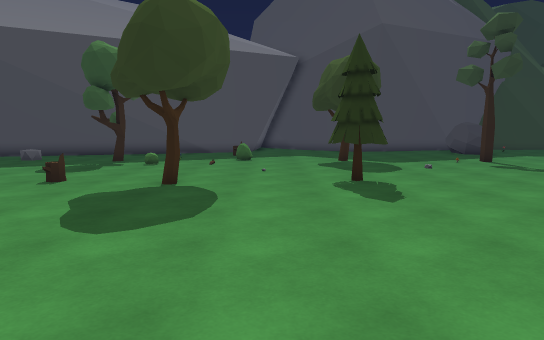
view 1 (above)

24 first-person views from a walk through a scene from a Unity 3-D project. The camera is 1.5 m above the floor, tilts 6° down and sees 70° across. The floor is counted in squares, 1 m on a side. Each view is taken from the middle of a square. On the plan, view 1 faces up. The plan holds only what a view shows up to about 17 squares ahead; the rest is blank. The place goes on beyond the plan. The player is left out. Some animated figures are not drawn.

view 2
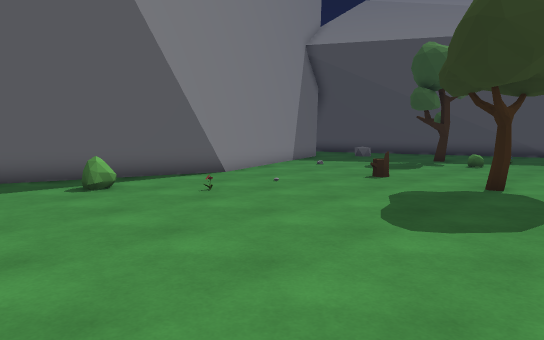

view 3
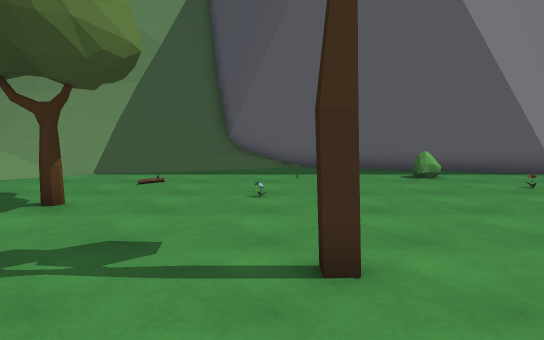

view 4
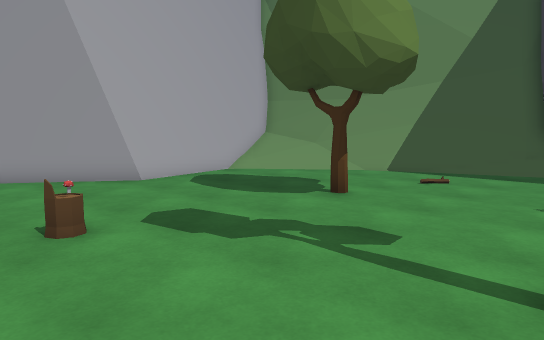

view 5
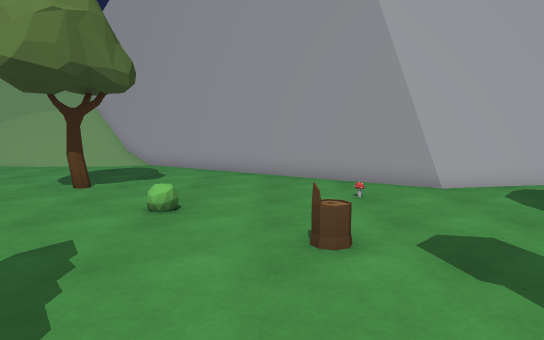

view 6
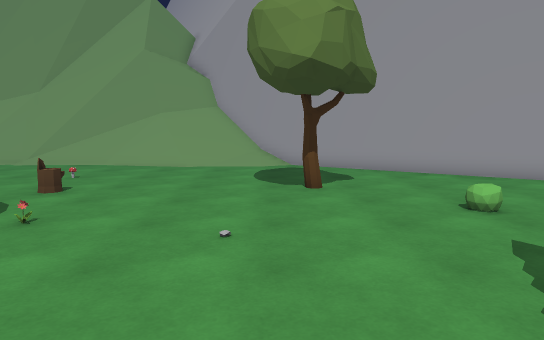

view 7
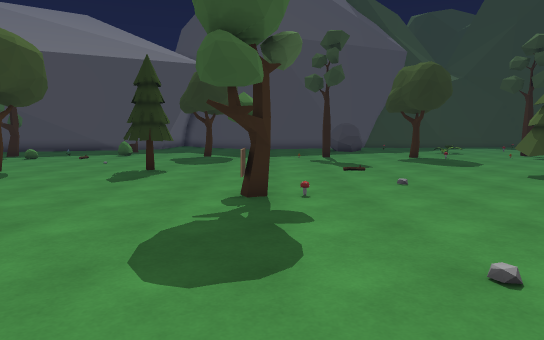

view 8
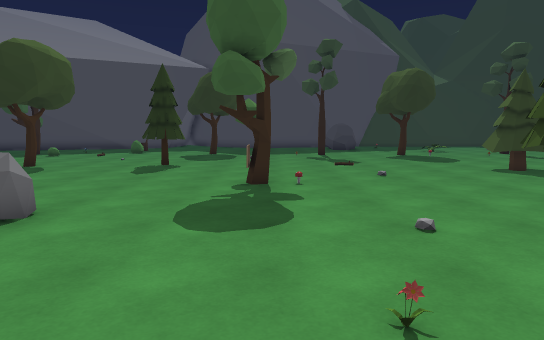

view 9
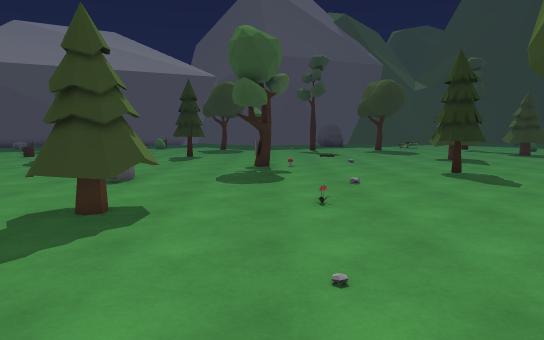

view 10
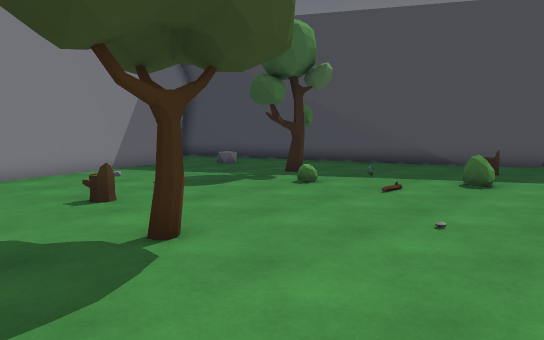

view 11
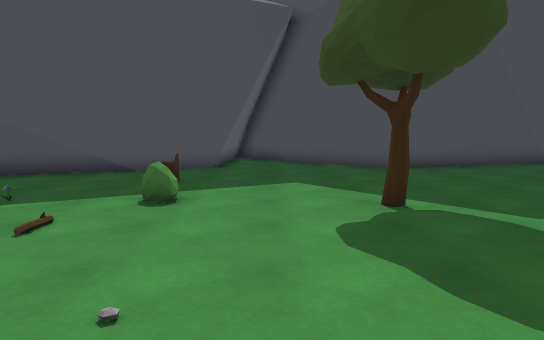

view 12
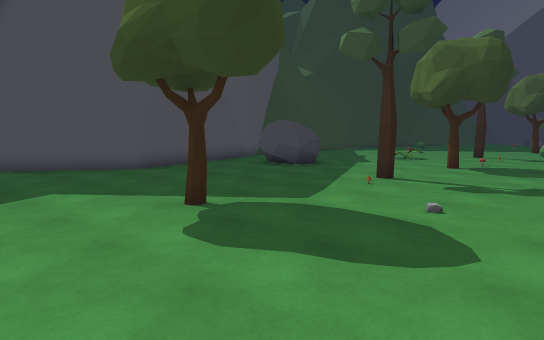

view 13
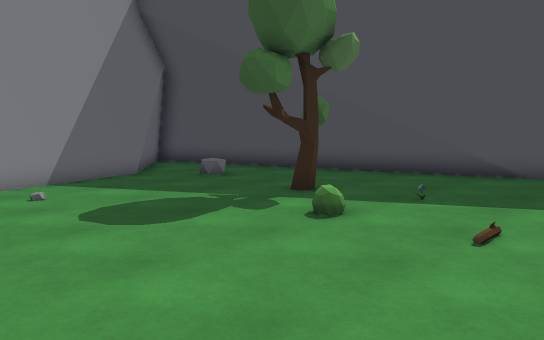

view 14
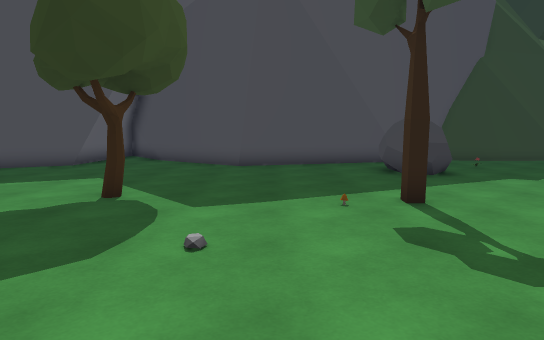

view 15
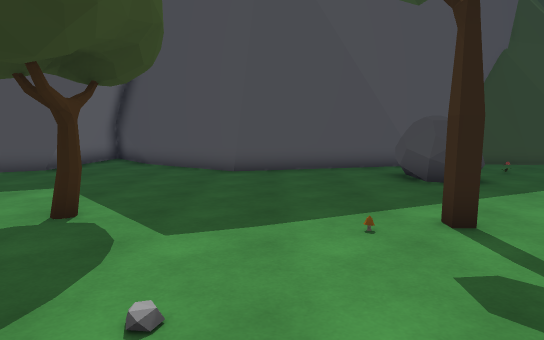

view 16
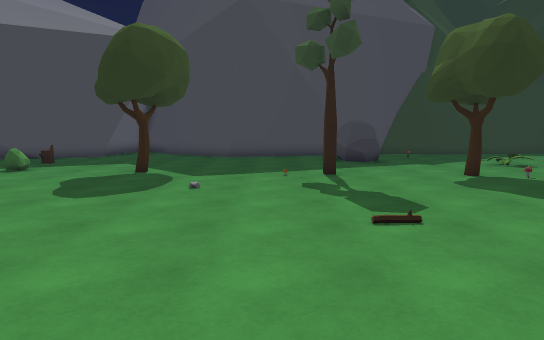

view 17
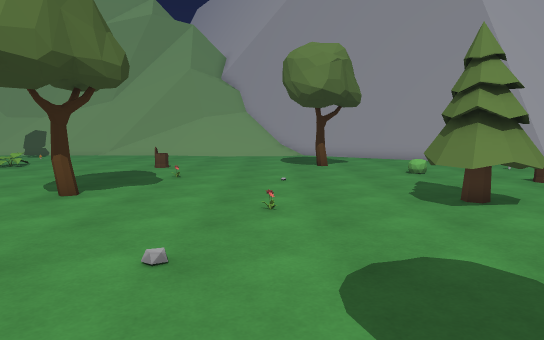

view 18
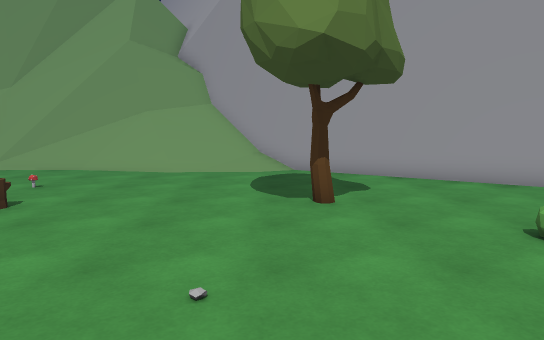

view 19
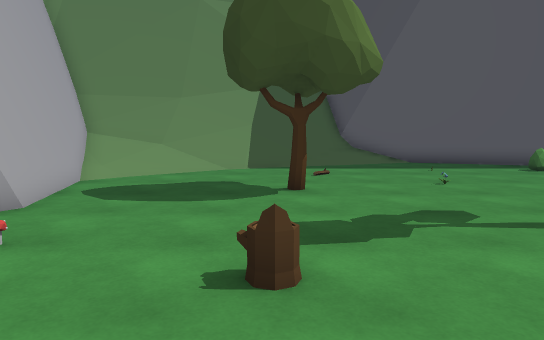

view 20
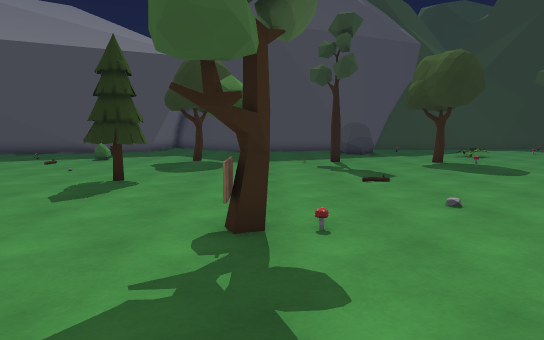

view 21
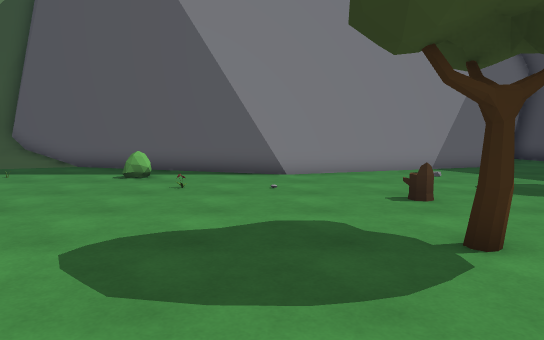

view 22
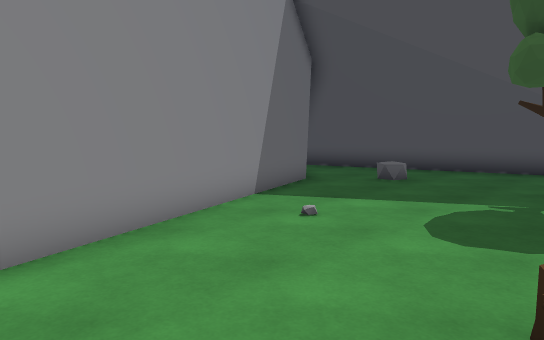

view 23
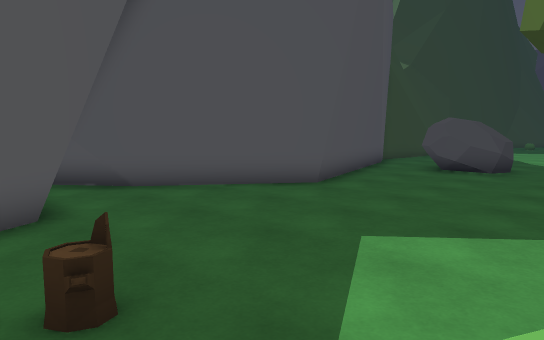

view 24
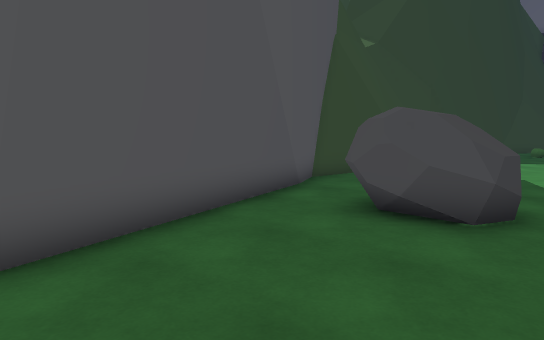

### Floor plan
Key: @ floor where view 1 was taken; # wall or solid block; . floor; / step, stairs or slope; = window, fence, low wall or low ledge; ^ raised ledge; T tree; S stump; B bush; M mushroom; R rock; F flower; O other object.
Columns run from 13 left of view 1 to 15 right of it. Each row starts with its distance up from view 1.
 28             ##.###       ###.
 27             #....##  #####...
 26           ###.....####......O
 25         ###.............RR ..
 24       ###...............RRR..
 23    #####................RRR..
 22 #####......S.................
 21 ##...........................
 20 .............................
 19 .O...TT.O..BB...TT...........
 18 .....TT..............O.T....T
 17 .............................
 16 #............................
 15 #............................
 14 #............................
 13 ##...........................
 12 ##.............TT............
 11  #.....S..T....TT............
 10  ##.........................T
  9  ##.........................T
  8   #..........................
  7   #................T.........
  6  ##..O.............TTM.......
  5  #.................T.........
  4  #.B......................TT.
  3 ##........................TT.
  2 #..............R.............
  1 #..............RR............
  0 #..........T.@..............
 -1 /.....O....................
 -2 /...............TT...F.....
 -3 /...............TTT.........
 -4 =/..............TT........T.
 -5 =/.....T.....................
 -6 =/...........S...............
 -7 =//.....................O....
 -8 #=/.............O............
 -9 ##//.........................
-10 ##=//.......O............S...
-11  #=///..###........T.........
-12  ##//########................
-13  #####      ##............O..
-14              ##..............
-15               ###............
-16                 ##...........
-17                  ###///////..
-18                    ##//////##
-19                     ##///=###
-20                      ####^#

Where each view was taken, in squares from view 1:
view 1: 0 up, 0 right, facing up
view 2: 0 up, 0 right, facing up-left
view 3: 1 down, 2 right, facing left
view 4: 0 up, 2 right, facing down-left
view 5: 1 down, 1 right, facing down
view 6: 1 down, 7 right, facing down
view 7: 3 down, 7 right, facing up
view 8: 5 down, 7 right, facing up
view 9: 10 down, 7 right, facing up
view 10: 8 up, 2 right, facing up-left
view 11: 11 up, 1 right, facing up
view 12: 12 up, 1 left, facing up-right
view 13: 11 up, 1 left, facing up-left
view 14: 10 up, 7 right, facing up
view 15: 12 up, 7 right, facing up
view 16: 5 up, 8 right, facing up
view 17: 5 up, 8 right, facing down
view 18: 3 down, 7 right, facing down
view 19: 6 down, 4 right, facing left
view 20: 0 up, 7 right, facing up
view 21: 8 up, 2 right, facing left
view 22: 8 up, 6 left, facing up-left
view 23: 19 up, 3 left, facing up-right
view 24: 21 up, 5 right, facing up-right
